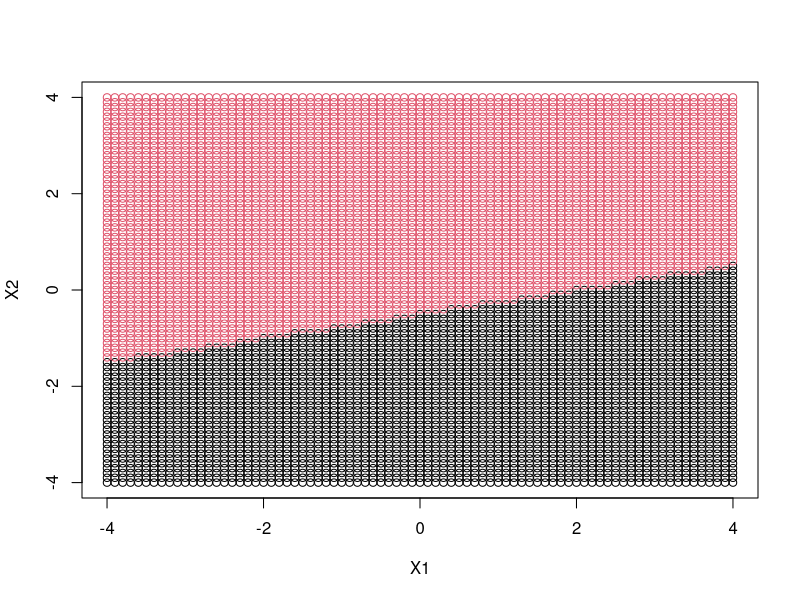
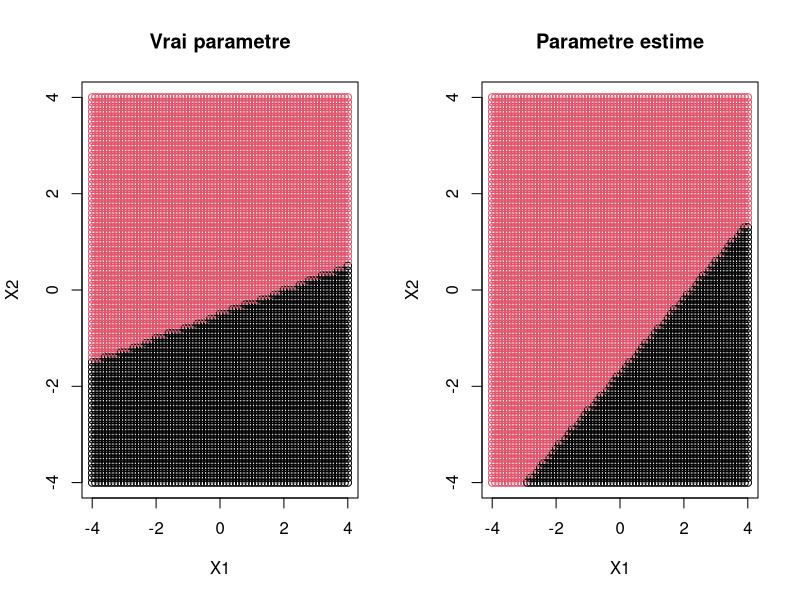

Source code (R) for these figures, in order:
# Regression logistique
# sur des donnees simulees en dimension 2

# Simulation du modele en dimension 2 (X gaussien)
sigma = function(z){
  1/(1+exp(-z))
}

simulation = function(n, par){
  d = length(par)-1
  X = cbind(1 , matrix(rnorm(d*n,mean=0,sd=1),nrow=n,ncol=d))
  Y = rep(-1,n)
  for (i in 1:n){
    u = runif(1)
    p = sigma(par%*%X[i,])
    if (u<p){
      Y[i] = 1
    }
  }
  list('X'=X,'Y'=Y)
}

# Classifieur bayesien
classifieur = function(x, par){
  y = -1
  if (sigma(par %*% x)>0.5){
    y = 1
  }
  y
}

# Estimation des parametres : descente de gradient
gradient = function(X, Y, par){
  s = apply(X[Y==1,],2,sum)
  for (i in 1:length(Y)){
    s = s - as.numeric(sigma(par%*%X[i,]))*X[i,]
  }
  s
}

hessienne = function(X, Y, par){
  mat = diag( as.vector( sigma(par%*%t(X))*(1-sigma(par%*%t(X))) ) , nrow = length(Y))
  -t(X) %*% mat %*% X
}

estim = function(X, Y, ini, horizon){
  par = ini
  for (i in 1:horizon){
    print(par)
    par = par - solve(hessienne(X, Y, par)) %*% gradient(X, Y, par)
    par = as.vector(par)
  }
  par
}

# Exemple
par = c(1,-0.5,2)

# Visualisation du classifieur bayesien (parametres connus)
xgrid = c()
y = c()
for (x1 in seq(-4,4,by=0.1)){
  for (x2 in seq(-4,4,by=0.1)){
    x = c(1,x1,x2)
    xgrid = rbind(xgrid , x)
    y = c(y, classifieur(x,par))
  }
}
par(mfrow=c(1,1))
plot(xgrid[,2],xgrid[,3],col=(y+1)/2+1,xlab='X1',ylab='X2')

# Risque bayesien
ntest = 1000
test = simulation(ntest,par)
Xtest = test$X
Ytest = test$Y

err_test = 0
for (i in 1:ntest){
  y_hat = classifieur(Xtest[i,] , par)
  if (y_hat != Ytest[i]){
    err_test = err_test + 1
  }
}
err_test = err_test / ntest
print(paste("Regression logistique : risque bayesien =",err_test))

# Estimation des parametres

ntrain = 25
train = simulation(ntrain,par)
Xtrain = train$X
Ytrain = train$Y

par_hat = estim(Xtrain, Ytrain, c(0,0,0), 200)

# Visualisation de la regle apprise
y2 = c()
for (x1 in seq(-4,4,by=0.1)){
  for (x2 in seq(-4,4,by=0.1)){
    x = c(1,x1,x2)
    y2 = c(y2, classifieur(x,par_hat))
  }
}

par(mfrow=c(1,2))
plot(xgrid[,2],xgrid[,3],col=(y+1)/2+1,xlab='X1',ylab='X2',main='Vrai parametre')
plot(xgrid[,2],xgrid[,3],col=(y2+1)/2+1,xlab='X1',ylab='X2',main='Parametre estime')


# Erreur du classifieur entraine
err_test_hat = 0
for (i in 1:ntest){
  y_hat = classifieur(Xtest[i,] , par_hat)
  if (y_hat != Ytest[i]){
    err_test_hat = err_test_hat + 1
  }
}
err_test_hat = err_test_hat / ntest
print(paste("Regression logistique : risque bayesien (plug-in) =",err_test_hat))
print(paste("Regression logistique : risque bayesien =",err_test))
